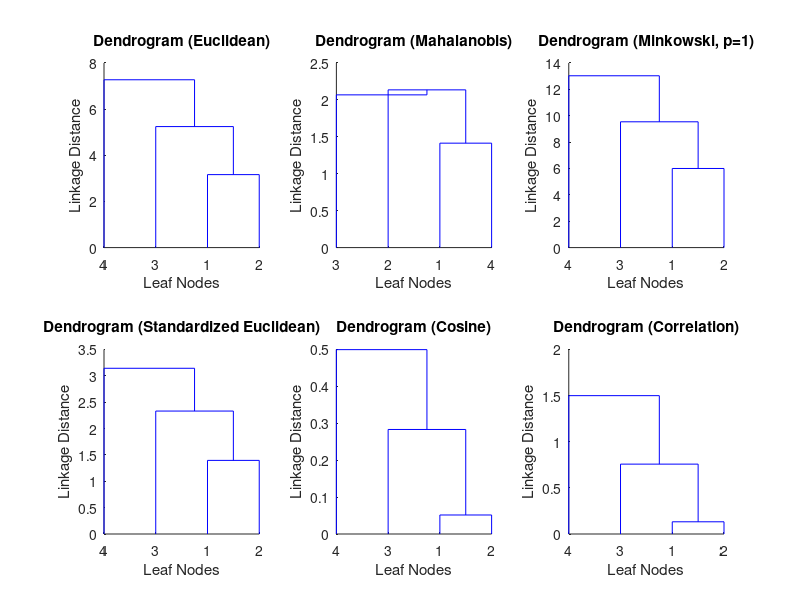

Write MATLAB code to recreate this figure.
clear; clc; close all;
% Define the data matrix (each row is an observation, each column is a variable)
X = [0 1 2 3; 
     1 0 4 5; 
     2 4 0 6; 
     3 5 6 0];

Z = linkage(X, 'centroid');
% Mahalanobis Distance
D_mahalanobis = pdist(X, 'mahalanobis'); % Precompute Mahalanobis distances
Z_mahalanobis = linkage(D_mahalanobis, 'centroid'); % Perform hierarchical clustering

% Minkowski Distance (with p = 3)
D_minkowski = pdist(X, 'minkowski', 1); % p = 1
Z_minkowski = linkage(D_minkowski, 'centroid');

% Standardized Euclidean Distance
D_seuclidean = pdist(X, 'seuclidean'); % Precompute Standardized Euclidean distances
Z_seuclidean = linkage(D_seuclidean, 'centroid');

% cosine Distance
D_cosine = pdist(X, 'cosine'); % Precompute Standardized Euclidean distances
Z_cosine = linkage(D_cosine, 'centroid');

% correlation Distance
D_corr = pdist(X, 'correlation'); % Precompute Standardized Euclidean distances
Z_correlation = linkage(D_corr, 'centroid');

% Display the linkage matrices
disp('Linkage Matrix (Mahalanobis):');
disp(Z_mahalanobis);
disp('Linkage Matrix (Minkowski):');
disp(Z_minkowski);
disp('Linkage Matrix (Standardized Euclidean):');
disp(Z_seuclidean);

% Plot dendrograms for each distance metric

figure;
subplot(2,3,1);
dendrogram(Z);
title('Dendrogram (Euclidean)');
xlabel('Leaf Nodes');
ylabel('Linkage Distance');

subplot(2,3,2);
dendrogram(Z_mahalanobis);
title('Dendrogram (Mahalanobis)');
xlabel('Leaf Nodes');
ylabel('Linkage Distance');

subplot(2,3,3);
dendrogram(Z_minkowski);
title('Dendrogram (Minkowski, p=1)');
xlabel('Leaf Nodes');
ylabel('Linkage Distance');

subplot(2,3,4);
dendrogram(Z_seuclidean);
title('Dendrogram (Standardized Euclidean)');
xlabel('Leaf Nodes');
ylabel('Linkage Distance'); 

subplot(2,3,5);
dendrogram(Z_cosine);
title('Dendrogram (Cosine)');
xlabel('Leaf Nodes');
ylabel('Linkage Distance'); 

subplot(2,3,6);
dendrogram(Z_correlation);
title('Dendrogram (Correlation)');
xlabel('Leaf Nodes');
ylabel('Linkage Distance'); 

